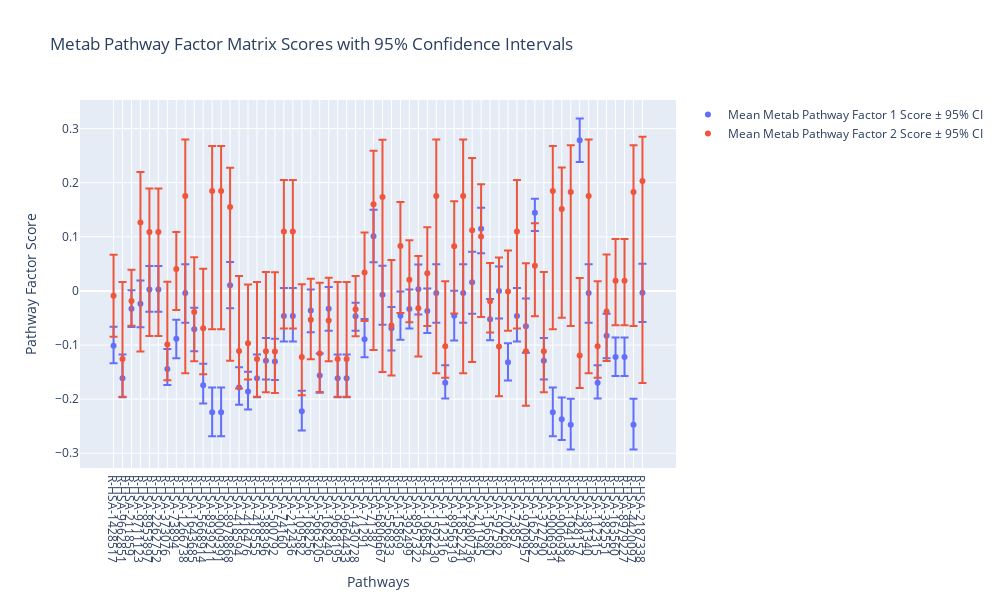

The notebook cell this image was saved under:
### Code cell
import plotly.graph_objects as go

pathway_num = metab_fac1_bs.shape[1]

fig = go.Figure()

# Plot mean pathway factor scores for Pathway Factor 1
metab_fac1_mean, metab_fac1_cis = feature_select_bs_ci(metab_fac1_bs)
fig.add_trace(go.Scatter(
    x=common_pathways,
    y=metab_fac1_mean,
    mode='markers',
    name='Mean Metab Pathway Factor 1 Score ± 95% CI',
    error_y=dict(type='data', array=metab_fac1_cis[:, 1]- metab_fac1_mean, arrayminus=metab_fac1_mean - metab_fac1_cis[:, 0]),
    text=metab_fac1_bs.columns,
    hoverinfo='text'
))

# Plot mean pathway factor scores for Pathway Factor 2
metab_fac2_mean, metab_fac2_cis = feature_select_bs_ci(metab_fac2_bs)
fig.add_trace(go.Scatter(
    x=common_pathways,
    y=metab_fac2_mean,
    mode='markers',
    name='Mean Metab Pathway Factor 2 Score ± 95% CI',
    error_y=dict(type='data', array=metab_fac2_cis[:, 1] - metab_fac2_mean, arrayminus=metab_fac2_mean-metab_fac2_cis[:, 0]),
    text=metab_fac2_bs.columns,
    hoverinfo='text'
))

fig.update_layout(
    title="Metab Pathway Factor Matrix Scores with 95% Confidence Intervals",
    xaxis_title="Pathways",
    yaxis_title="Pathway Factor Score",
    xaxis=dict(tickmode='linear'),  
    showlegend=True,
    width=1000,  
    height=600   
)

fig.show()
